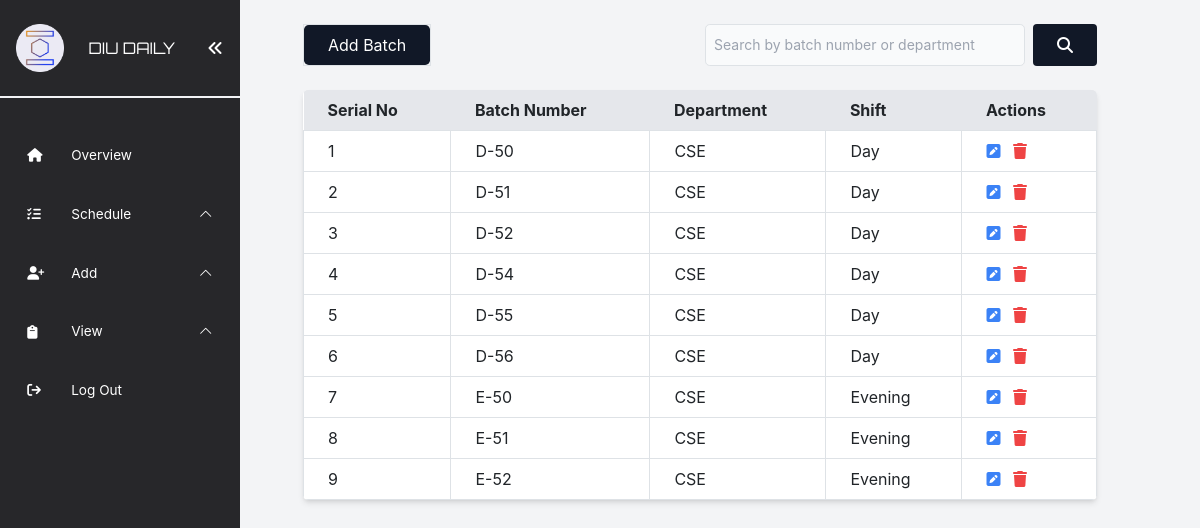
The page /src/admin/view/batch/batch.php on the database as committed earlier.
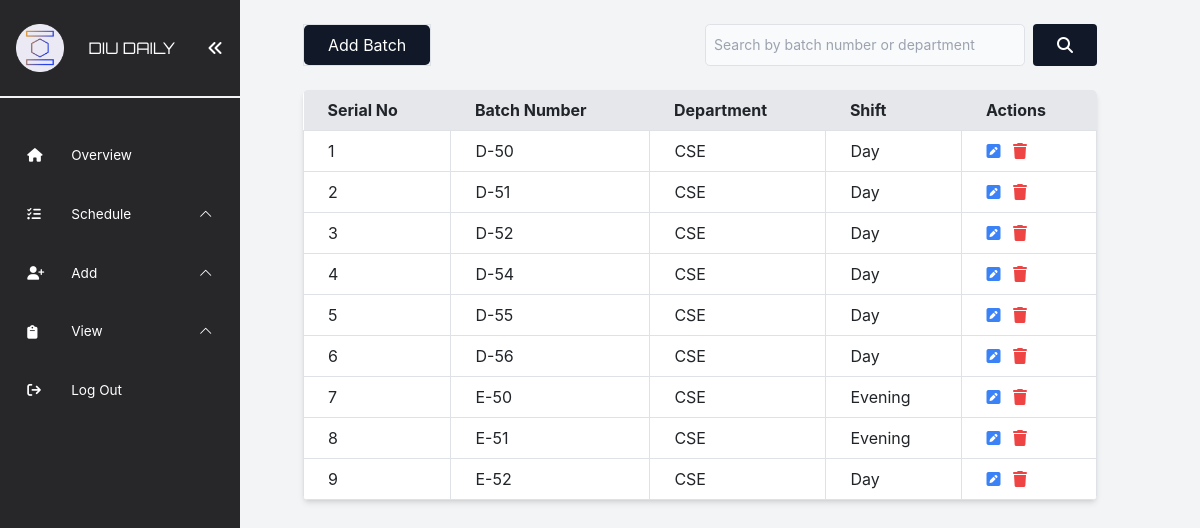
The same page on the database as committed later.
### tables this page shows
CREATE TABLE `batch` (
  `batch_id` int(11) NOT NULL,
  `batch_number` varchar(10) NOT NULL,
  `department_id` int(11) NOT NULL,
  `batch_shift` enum('day','evening') NOT NULL
);

CREATE TABLE `department` (
  `department_id` int(11) NOT NULL,
  `department_name` varchar(100) NOT NULL
);

### src/admin/view/batch/batch.php (the view, shortened to what this page needs)
<?php
include("../../../../database/config.php");
include("../../../include/adminNavbar.php");
?>
<div class="flex flex-col min-h-screen w-full">
  <div class="flex justify-between my-4 ">
    <p class="border border-black">
      <a href="../../add/batch/add_batch.php"
        class="inline-block px-4 py-2 bg-gray-900 text-white rounded-lg hover:bg-gray-600 hover:no-underline">
        Add Batch
      </a>
    </p>
    <form method="post" class="flex">
      <input type="text" name="search"
        class="block p-2 pl-10 text-sm text-gray-900 border border-gray-300 rounded-lg w-80 bg-gray-50 focus:ring-blue-500 focus:border-blue-500"
        placeholder="Search by batch number or department">
      <button type="submit" class="ml-2 bg-gray-900 hover:bg-gray-600 text-white py-2 px-4 rounded"><i
          class="fa fa-search" aria-hidden="true"></i></button>
    </form>
  </div>
  <?php
  $sql_batches = "SELECT * FROM Batch";
  $result_batches = $conn->query($sql_batches);
  ?>
  <div>
    <table class="table-auto w-full bg-white shadow-md rounded-lg overflow-hidden">
      <thead class="bg-gray-200">
        <tr>
          <th class="px-4 py-2">Serial No</th>
          <th class="px-4 py-2">Batch Number</th>
          <th class="px-4 py-2">Department</th>
          <th class="px-4 py-2">Shift</th>
          <th class="px-4 py-2">Actions</th>
        </tr>
      </thead>
      <tbody>
        <?php
        if ($result_batches->num_rows > 0) {
          $count = 1;
          while ($row = $result_batches->fetch_assoc()) {
            $batch_id = $row['batch_id'];
            $batch_number = $row['batch_number'];
            $department_id = $row['department_id'];
            $batch_shift = $row['batch_shift'];
            $sql_department = "SELECT department_name FROM Department WHERE department_id = $department_id";
            $result_department = $conn->query($sql_department);
            $department_name = $result_department->fetch_assoc()['department_name'];
            ?>
            <tr>
              <td class="border px-4 py-2">
                <?php echo $count; ?>
              </td>
              <td class="border px-4 py-2">
                <?php echo $batch_number; ?>
              </td>
              <td class="border px-4 py-2">
                <?php echo $department_name; ?>
              </td>
              <td class="border capitalize  px-4 py-2">
                <?php echo $batch_shift; ?>
              </td>
              <td class="border px-4 py-2">
                <a href="edit_batch.php?batch_id=<?php echo $batch_id; ?>"
                  class="text-blue-500 text-black mr-2 hover:text-black"><i class="fa fa-pencil-square"
                    aria-hidden="true"></i></a>
                <a href="?action=delete&batch_id=<?php echo $batch_id; ?>" class="text-red-500 hover:text-black"
                  onclick="return confirm('Are you sure you want to delete this batch?')"><i class="fa fa-trash"
                    aria-hidden="true"></i></a>
              </td>
            </tr>
            <?php
            $count++;
          }
        } else {
          echo "<tr><td colspan='5' class='border px-4 py-2 text-center'>No batches found.</td></tr>";
        }
        ?>
      </tbody>
    </table>
  </div>
</div>
</div>
</body>
</html>

Rows that differ between the two databases and show on the page:
changed batch (number 9 of 9 on the later page): batch_shift "Evening" → "Day"
